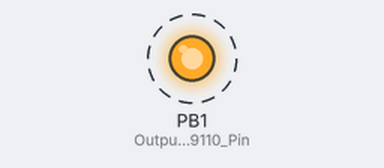
Bench run of a program on a simulated ATmega328P, built with avr-gcc and emulated at 8 MHz (the files do not name the chip). Parts: output pins drawn as LEDs (lit = HIGH). Dashed ring = blinking.

Above: at 0.12 s.
Timing chart, 0 to 3.0 s (numbered marks = the images above):
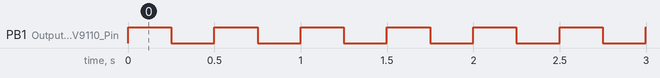

Measured:
- by itself, PB1 (Output_HV9110_Pin): alternates HIGH for 0.25 s and LOW for 0.25 s

The program:

main.cpp
```cpp
/*
 * Attiny841_PWM_CTC.cpp
 *
 * Created: 1/21/2019 5:21:47 PM
 * Author : Aykan ANKARA
 */

#define F_CPU 8000000UL
#include <avr/io.h>
#include <util/delay.h>
#include <avr/interrupt.h>

#define Output_HV9110_Pin	PINB |= (1<<PINB1)


ISR(TIMER1_COMPA_vect){
	Output_HV9110_Pin;
}


void Timer_Frequency(uint8_t freq){
	TCCR1B |= (1<<CS12) | (1<<WGM12);
	TIMSK1 |= (1<<OCIE1A);
	//=F_CPU/frequency*2*N -1
	OCR1A = (F_CPU/(freq*2*256)-1);
}


int main(void)
{

	DDRB |= (1<<DDB1);


	Timer_Frequency(2);

	sei();
	while(1);


}
```
